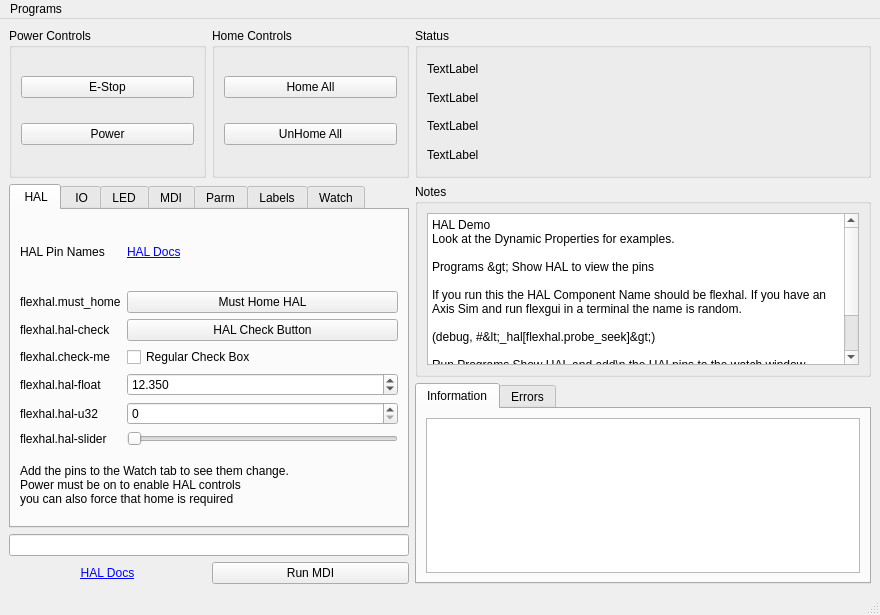
<?xml version="1.0" encoding="UTF-8"?>
<ui version="4.0">
 <class>MainWindow</class>
 <widget class="QMainWindow" name="MainWindow">
  <property name="geometry">
   <rect>
    <x>0</x>
    <y>0</y>
    <width>880</width>
    <height>615</height>
   </rect>
  </property>
  <property name="windowTitle">
   <string>MainWindow</string>
  </property>
  <property name="seconds" stdset="0">
   <string>time.1.seconds</string>
  </property>
  <widget class="QWidget" name="centralwidget">
   <layout class="QGridLayout" name="gridLayout_5">
    <item row="1" column="2" colspan="3">
     <widget class="QGroupBox" name="groupBox_4">
      <property name="title">
       <string>Notes</string>
      </property>
      <layout class="QGridLayout" name="gridLayout_4">
       <item row="0" column="0">
        <widget class="QPlainTextEdit" name="plainTextEdit">
         <property name="plainText">
          <string>HAL Demo
Look at the Dynamic Properties for examples.

Programs &gt; Show HAL to view the pins

If you run this the HAL Component Name should be flexhal. If you have an Axis Sim and run flexgui in a terminal the name is random.

(debug, #&lt;_hal[flexhal.probe_seek]&gt;)

Run Programs Show HAL and add\n the HALpins to the watch window
in the HAL command box you can use setp
 to change a value and see the object
change in the GUI</string>
         </property>
        </widget>
       </item>
      </layout>
     </widget>
    </item>
    <item row="0" column="0">
     <widget class="QGroupBox" name="groupBox">
      <property name="minimumSize">
       <size>
        <width>0</width>
        <height>150</height>
       </size>
      </property>
      <property name="title">
       <string>Power Controls</string>
      </property>
      <layout class="QGridLayout" name="gridLayout">
       <item row="0" column="0">
        <widget class="QPushButton" name="estop_pb">
         <property name="text">
          <string>E-Stop</string>
         </property>
        </widget>
       </item>
       <item row="1" column="0">
        <widget class="QPushButton" name="power_pb">
         <property name="text">
          <string>Power</string>
         </property>
         <property name="led_indicator" stdset="0">
          <bool>true</bool>
         </property>
        </widget>
       </item>
      </layout>
     </widget>
    </item>
    <item row="0" column="2" colspan="3">
     <widget class="QGroupBox" name="groupBox_5">
      <property name="minimumSize">
       <size>
        <width>0</width>
        <height>0</height>
       </size>
      </property>
      <property name="title">
       <string>Status</string>
      </property>
      <layout class="QGridLayout" name="gridLayout_6">
       <item row="1" column="0">
        <widget class="QLabel" name="task_state_lb">
         <property name="text">
          <string>TextLabel</string>
         </property>
        </widget>
       </item>
       <item row="3" column="0">
        <widget class="QLabel" name="motion_mode_lb">
         <property name="text">
          <string>TextLabel</string>
         </property>
        </widget>
       </item>
       <item row="2" column="0">
        <widget class="QLabel" name="task_mode_lb">
         <property name="text">
          <string>TextLabel</string>
         </property>
        </widget>
       </item>
       <item row="0" column="0">
        <widget class="QLabel" name="interp_state_lb">
         <property name="text">
          <string>TextLabel</string>
         </property>
        </widget>
       </item>
      </layout>
     </widget>
    </item>
    <item row="0" column="1">
     <widget class="QGroupBox" name="groupBox_2">
      <property name="title">
       <string>Home Controls</string>
      </property>
      <layout class="QGridLayout" name="gridLayout_2">
       <item row="0" column="0">
        <widget class="QPushButton" name="home_all_pb">
         <property name="text">
          <string>Home All</string>
         </property>
         <property name="led_indicator" stdset="0">
          <bool>true</bool>
         </property>
         <property name="led_shape" stdset="0">
          <string>square</string>
         </property>
        </widget>
       </item>
       <item row="1" column="0">
        <widget class="QPushButton" name="unhome_all_pb">
         <property name="text">
          <string>UnHome All</string>
         </property>
        </widget>
       </item>
      </layout>
     </widget>
    </item>
    <item row="3" column="0" colspan="2">
     <widget class="QLineEdit" name="mdi_command_le"/>
    </item>
    <item row="4" column="1">
     <widget class="QPushButton" name="run_mdi_pb">
      <property name="text">
       <string>Run MDI</string>
      </property>
     </widget>
    </item>
    <item row="2" column="2" rowspan="3" colspan="3">
     <widget class="QTabWidget" name="tabWidget_6">
      <property name="currentIndex">
       <number>0</number>
      </property>
      <widget class="QWidget" name="page1">
       <attribute name="title">
        <string>Information</string>
       </attribute>
       <layout class="QVBoxLayout" name="verticalLayout">
        <item>
         <widget class="QPlainTextEdit" name="info_pte"/>
        </item>
       </layout>
      </widget>
      <widget class="QWidget" name="tab">
       <attribute name="title">
        <string>Errors</string>
       </attribute>
       <layout class="QVBoxLayout" name="verticalLayout_2">
        <item>
         <widget class="QPlainTextEdit" name="errors_pte"/>
        </item>
       </layout>
      </widget>
     </widget>
    </item>
    <item row="1" column="0" rowspan="2" colspan="2">
     <widget class="QTabWidget" name="tabWidget_3">
      <property name="minimumSize">
       <size>
        <width>400</width>
        <height>0</height>
       </size>
      </property>
      <property name="currentIndex">
       <number>0</number>
      </property>
      <property name="function" stdset="0">
       <string>hal_watch_time_hm</string>
      </property>
      <property name="hours" stdset="0">
       <string>time.0.hours</string>
      </property>
      <property name="minutes" stdset="0">
       <string>time.0.minutes</string>
      </property>
      <widget class="QWidget" name="tabWidget_3Page1">
       <attribute name="title">
        <string> HAL</string>
       </attribute>
       <layout class="QGridLayout" name="gridLayout_3">
        <item row="3" column="1">
         <widget class="QCheckBox" name="checkBox">
          <property name="text">
           <string>Regular Check Box</string>
          </property>
          <property name="function" stdset="0">
           <string>hal_pin</string>
          </property>
          <property name="pin_name" stdset="0">
           <string>check-me</string>
          </property>
         </widget>
        </item>
        <item row="3" column="0">
         <widget class="QLabel" name="label_4">
          <property name="text">
           <string>flexhal.check-me</string>
          </property>
         </widget>
        </item>
        <item row="2" column="0">
         <widget class="QLabel" name="label_3">
          <property name="text">
           <string>flexhal.hal-check</string>
          </property>
         </widget>
        </item>
        <item row="6" column="1">
         <widget class="QSpinBox" name="hal_seek_sb">
          <property name="maximum">
           <number>1000</number>
          </property>
          <property name="function" stdset="0">
           <string>hal_pin</string>
          </property>
          <property name="pin_name" stdset="0">
           <string>hal-u32</string>
          </property>
          <property name="hal_type" stdset="0">
           <string>HAL_U32</string>
          </property>
          <property name="hal_dir" stdset="0">
           <string>HAL_OUT</string>
          </property>
          <property name="required" stdset="0">
           <string>homed</string>
          </property>
         </widget>
        </item>
        <item row="4" column="0">
         <widget class="QLabel" name="label_5">
          <property name="text">
           <string>flexhal.hal-float</string>
          </property>
         </widget>
        </item>
        <item row="1" column="0">
         <widget class="QLabel" name="label_2">
          <property name="text">
           <string>flexhal.must_home</string>
          </property>
         </widget>
        </item>
        <item row="4" column="1">
         <widget class="QDoubleSpinBox" name="halfload">
          <property name="decimals">
           <number>3</number>
          </property>
          <property name="value">
           <double>12.350000000000000</double>
          </property>
          <property name="function" stdset="0">
           <string>hal_pin</string>
          </property>
          <property name="pin_name" stdset="0">
           <string>hal-float</string>
          </property>
          <property name="hal_type" stdset="0">
           <string>HAL_FLOAT</string>
          </property>
          <property name="hal_dir" stdset="0">
           <string>HAL_OUT</string>
          </property>
         </widget>
        </item>
        <item row="2" column="1">
         <widget class="QPushButton" name="pushButton_5">
          <property name="text">
           <string>HAL Check Button</string>
          </property>
          <property name="checkable">
           <bool>true</bool>
          </property>
          <property name="function" stdset="0">
           <string>hal_pin</string>
          </property>
          <property name="pin_name" stdset="0">
           <string>hal-check</string>
          </property>
         </widget>
        </item>
        <item row="7" column="0">
         <widget class="QLabel" name="label_8">
          <property name="text">
           <string>flexhal.hal-slider</string>
          </property>
         </widget>
        </item>
        <item row="1" column="1">
         <widget class="QPushButton" name="must_home_btn">
          <property name="text">
           <string>Must Home HAL</string>
          </property>
          <property name="function" stdset="0">
           <string>hal_pin</string>
          </property>
          <property name="pin_name" stdset="0">
           <string>must_home</string>
          </property>
          <property name="all_homed" stdset="0">
           <bool>true</bool>
          </property>
         </widget>
        </item>
        <item row="6" column="0">
         <widget class="QLabel" name="label_6">
          <property name="text">
           <string>flexhal.hal-u32</string>
          </property>
         </widget>
        </item>
        <item row="0" column="0">
         <widget class="QLabel" name="label_19">
          <property name="text">
           <string>HAL Pin Names</string>
          </property>
         </widget>
        </item>
        <item row="7" column="1">
         <widget class="QSlider" name="halslide">
          <property name="orientation">
           <enum>Qt::Horizontal</enum>
          </property>
          <property name="function" stdset="0">
           <string>hal_pin</string>
          </property>
          <property name="pin_name" stdset="0">
           <string>hal-slider</string>
          </property>
          <property name="hal_type" stdset="0">
           <string>HAL_S32</string>
          </property>
         </widget>
        </item>
        <item row="8" column="0" colspan="2">
         <widget class="QLabel" name="label_21">
          <property name="text">
           <string>Add the pins to the Watch tab to see them change.
Power must be on to enable HAL controls
you can also force that home is required</string>
          </property>
         </widget>
        </item>
        <item row="0" column="1">
         <widget class="QLabel" name="label_22">
          <property name="text">
           <string>&lt;a href=&quot;https://gnipsel.com/linuxcnc/flexgui/hal.html&quot;&gt;HAL Docs&lt;/a&gt;</string>
          </property>
          <property name="openExternalLinks">
           <bool>true</bool>
          </property>
         </widget>
        </item>
       </layout>
      </widget>
      <widget class="QWidget" name="tab_2">
       <attribute name="title">
        <string> IO</string>
       </attribute>
       <layout class="QGridLayout" name="gridLayout_7">
        <item row="0" column="1">
         <widget class="QPushButton" name="pushButton_3">
          <property name="text">
           <string>HAL I/O Button</string>
          </property>
          <property name="checkable">
           <bool>true</bool>
          </property>
          <property name="function" stdset="0">
           <string>hal_io</string>
          </property>
          <property name="pin_name" stdset="0">
           <string>hal-io-btn</string>
          </property>
         </widget>
        </item>
        <item row="3" column="1">
         <widget class="QSpinBox" name="spinBox_2">
          <property name="minimum">
           <number>-99</number>
          </property>
          <property name="function" stdset="0">
           <string>hal_io</string>
          </property>
          <property name="pin_name" stdset="0">
           <string>hal-io-s32-sb</string>
          </property>
          <property name="hal_type" stdset="0">
           <string>HAL_S32</string>
          </property>
         </widget>
        </item>
        <item row="0" column="0">
         <widget class="QLabel" name="label_20">
          <property name="text">
           <string>HAL Pin Name</string>
          </property>
         </widget>
        </item>
        <item row="4" column="1">
         <widget class="QSpinBox" name="spinBox_3">
          <property name="function" stdset="0">
           <string>hal_io</string>
          </property>
          <property name="pin_name" stdset="0">
           <string>hal-io-u32-sb</string>
          </property>
          <property name="hal_type" stdset="0">
           <string>HAL_U32</string>
          </property>
         </widget>
        </item>
        <item row="5" column="0">
         <widget class="QLabel" name="label_24">
          <property name="text">
           <string>flexhal.hal-io-slider</string>
          </property>
         </widget>
        </item>
        <item row="1" column="0">
         <widget class="QLabel" name="label_10">
          <property name="text">
           <string>flexhal.hal-io-cb</string>
          </property>
         </widget>
        </item>
        <item row="2" column="0">
         <widget class="QLabel" name="label_11">
          <property name="text">
           <string>flexhal.hal-io-dsb</string>
          </property>
         </widget>
        </item>
        <item row="5" column="1">
         <widget class="QSlider" name="horizontalSlider">
          <property name="orientation">
           <enum>Qt::Horizontal</enum>
          </property>
          <property name="function" stdset="0">
           <string>hal_io</string>
          </property>
          <property name="pin_name" stdset="0">
           <string>hal-io-slider</string>
          </property>
          <property name="hal_type" stdset="0">
           <string>HAL_UINT</string>
          </property>
         </widget>
        </item>
        <item row="4" column="0">
         <widget class="QLabel" name="label_13">
          <property name="text">
           <string>flexhal.hal-io-u32-sb</string>
          </property>
         </widget>
        </item>
        <item row="1" column="1">
         <widget class="QCheckBox" name="checkBox_2">
          <property name="text">
           <string>I/O Check Box</string>
          </property>
          <property name="function" stdset="0">
           <string>hal_io</string>
          </property>
          <property name="pin_name" stdset="0">
           <string>hal-io-cb</string>
          </property>
         </widget>
        </item>
        <item row="3" column="0">
         <widget class="QLabel" name="label_12">
          <property name="text">
           <string>flexhal.hal-io-s32-sb</string>
          </property>
         </widget>
        </item>
        <item row="2" column="1">
         <widget class="QDoubleSpinBox" name="doubleSpinBox">
          <property name="singleStep">
           <double>0.100000000000000</double>
          </property>
          <property name="function" stdset="0">
           <string>hal_io</string>
          </property>
          <property name="pin_name" stdset="0">
           <string>hal-io-dsb</string>
          </property>
          <property name="hal_type" stdset="0">
           <string>HAL_FLOAT</string>
          </property>
         </widget>
        </item>
        <item row="6" column="0" colspan="2">
         <layout class="QHBoxLayout" name="horizontalLayout">
          <item>
           <widget class="QRadioButton" name="radioButton_2">
            <property name="text">
             <string>HAL I/O RB</string>
            </property>
            <property name="function" stdset="0">
             <string>hal_io</string>
            </property>
            <property name="pin_name" stdset="0">
             <string>hal-io-rb-1</string>
            </property>
           </widget>
          </item>
          <item>
           <widget class="QRadioButton" name="radioButton">
            <property name="text">
             <string>HAL I/O RB</string>
            </property>
            <property name="function" stdset="0">
             <string>hal_io</string>
            </property>
            <property name="pin_name" stdset="0">
             <string>hal-io-rb-2</string>
            </property>
           </widget>
          </item>
         </layout>
        </item>
       </layout>
      </widget>
      <widget class="QWidget" name="tab_5">
       <attribute name="title">
        <string>LED</string>
       </attribute>
       <layout class="QGridLayout" name="gridLayout_10">
        <item row="2" column="1">
         <widget class="QLCDNumber" name="lcdNumber">
          <property name="mode">
           <enum>QLCDNumber::Dec</enum>
          </property>
          <property name="function" stdset="0">
           <string>hal_pin</string>
          </property>
          <property name="hal_type" stdset="0">
           <string>HAL_FLOAT</string>
          </property>
          <property name="pin_name" stdset="0">
           <string>hal-lcd</string>
          </property>
         </widget>
        </item>
        <item row="2" column="0">
         <widget class="QLabel" name="label_32">
          <property name="text">
           <string/>
          </property>
          <property name="hal_led" stdset="0">
           <bool>true</bool>
          </property>
          <property name="function" stdset="0">
           <string>hal_led</string>
          </property>
          <property name="pin_name" stdset="0">
           <string>dbl-led</string>
          </property>
          <property name="led_shape" stdset="0">
           <string>square</string>
          </property>
         </widget>
        </item>
        <item row="1" column="0">
         <widget class="QPushButton" name="pushButton">
          <property name="text">
           <string>PushButton</string>
          </property>
          <property name="function" stdset="0">
           <string>hal_led_button</string>
          </property>
          <property name="pin_name" stdset="0">
           <string>hal-led-btn</string>
          </property>
          <property name="led_shape" stdset="0">
           <string>square</string>
          </property>
         </widget>
        </item>
        <item row="0" column="0" colspan="2">
         <widget class="QLabel" name="label_25">
          <property name="sizePolicy">
           <sizepolicy hsizetype="Preferred" vsizetype="Preferred">
            <horstretch>0</horstretch>
            <verstretch>0</verstretch>
           </sizepolicy>
          </property>
          <property name="frameShape">
           <enum>QFrame::Box</enum>
          </property>
          <property name="text">
           <string/>
          </property>
          <property name="hal_led" stdset="0">
           <bool>true</bool>
          </property>
          <property name="function" stdset="0">
           <string>hal_led</string>
          </property>
          <property name="pin_name" stdset="0">
           <string>led-1</string>
          </property>
          <property name="hal_type" stdset="0">
           <string>HAL_BIT</string>
          </property>
          <property name="hal_dir" stdset="0">
           <string>HAL_IN</string>
          </property>
          <property name="led_shape" stdset="0">
           <string>square</string>
          </property>
         </widget>
        </item>
       </layout>
      </widget>
      <widget class="QWidget" name="tab_4">
       <attribute name="title">
        <string>MDI</string>
       </attribute>
       <layout class="QGridLayout" name="gridLayout_9">
        <item row="0" column="0">
         <widget class="QLabel" name="label">
          <property name="text">
           <string>MDI Homed Required</string>
          </property>
         </widget>
        </item>
        <item row="0" column="1">
         <widget class="QPushButton" name="pushButton_6">
          <property name="text">
           <string>MDI Button</string>
          </property>
          <property name="function" stdset="0">
           <string>mdi</string>
          </property>
          <property name="command" stdset="0">
           <string>(msg, MDI pressed)</string>
          </property>
         </widget>
        </item>
        <item row="1" column="0" colspan="2">
         <widget class="QLabel" name="label_18">
          <property name="text">
           <string>This will execute a short MDI command.
Note: MDI buttons are disabled until all
 axes are homed</string>
          </property>
         </widget>
        </item>
       </layout>
      </widget>
      <widget class="QWidget" name="tab_3">
       <attribute name="title">
        <string>Parm</string>
       </attribute>
       <layout class="QGridLayout" name="gridLayout_8">
        <item row="0" column="0">
         <widget class="QLabel" name="label_14">
          <property name="text">
           <string>Parameter Variable 1000</string>
          </property>
         </widget>
        </item>
        <item row="1" column="0">
         <widget class="QLabel" name="label_15">
          <property name="text">
           <string>Parameter Variable 1001</string>
          </property>
         </widget>
        </item>
        <item row="2" column="0">
         <widget class="QLabel" name="label_16">
          <property name="text">
           <string>Parameter Variable 1002</string>
          </property>
         </widget>
        </item>
        <item row="0" column="1">
         <widget class="QDoubleSpinBox" name="doubleSpinBox_2">
          <property name="function" stdset="0">
           <string>set_var</string>
          </property>
          <property name="variable" stdset="0">
           <string>1000</string>
          </property>
         </widget>
        </item>
        <item row="1" column="1">
         <widget class="QDoubleSpinBox" name="doubleSpinBox_3">
          <property name="function" stdset="0">
           <string>set_var</string>
          </property>
          <property name="variable" stdset="0">
           <string>1001</string>
          </property>
         </widget>
        </item>
        <item row="2" column="1">
         <widget class="QDoubleSpinBox" name="doubleSpinBox_4">
          <property name="function" stdset="0">
           <string>set_var</string>
          </property>
          <property name="variable" stdset="0">
           <string>1002</string>
          </property>
         </widget>
        </item>
        <item row="3" column="0" colspan="2">
         <widget class="QLabel" name="label_17">
          <property name="text">
           <string>If you open the parameters.var file you can
see that when you change the values in the
double spin boxes the file updates
after 1/2 second</string>
          </property>
         </widget>
        </item>
       </layout>
      </widget>
      <widget class="QWidget" name="tab_6">
       <attribute name="title">
        <string>Labels</string>
       </attribute>
       <layout class="QGridLayout" name="gridLayout_11">
        <item row="1" column="1">
         <widget class="QLabel" name="label_29">
          <property name="text">
           <string>TextLabel</string>
          </property>
          <property name="alignment">
           <set>Qt::AlignCenter</set>
          </property>
          <property name="function" stdset="0">
           <string>hal_pin</string>
          </property>
          <property name="pin_name" stdset="0">
           <string>hal-s32-lb</string>
          </property>
          <property name="hal_type" stdset="0">
           <string>HAL_S32</string>
          </property>
         </widget>
        </item>
        <item row="5" column="1">
         <widget class="QLabel" name="label_41">
          <property name="text">
           <string>TextLabel</string>
          </property>
          <property name="alignment">
           <set>Qt::AlignCenter</set>
          </property>
          <property name="function" stdset="0">
           <string>hal_avr_i</string>
          </property>
          <property name="pin_name" stdset="0">
           <string>hal-avr-s32-lb</string>
          </property>
          <property name="hal_type" stdset="0">
           <string>HAL_S32</string>
          </property>
         </widget>
        </item>
        <item row="2" column="0">
         <widget class="QLabel" name="label_30">
          <property name="text">
           <string>HAL U32</string>
          </property>
          <property name="alignment">
           <set>Qt::AlignCenter</set>
          </property>
         </widget>
        </item>
        <item row="1" column="0">
         <widget class="QLabel" name="label_28">
          <property name="text">
           <string>HAL S32</string>
          </property>
          <property name="alignment">
           <set>Qt::AlignCenter</set>
          </property>
         </widget>
        </item>
        <item row="4" column="1">
         <widget class="QLabel" name="label_40">
          <property name="text">
           <string>TextLabel</string>
          </property>
          <property name="alignment">
           <set>Qt::AlignCenter</set>
          </property>
          <property name="function" stdset="0">
           <string>hal_avr_f</string>
          </property>
          <property name="pin_name" stdset="0">
           <string>hal-avr-float-lb</string>
          </property>
         </widget>
        </item>
        <item row="4" column="0">
         <widget class="QLabel" name="label_37">
          <property name="text">
           <string>HAL Average Float</string>
          </property>
          <property name="alignment">
           <set>Qt::AlignCenter</set>
          </property>
         </widget>
        </item>
        <item row="0" column="1">
         <widget class="QLabel" name="label_27">
          <property name="text">
           <string>TextLabel</string>
          </property>
          <property name="alignment">
           <set>Qt::AlignCenter</set>
          </property>
          <property name="function" stdset="0">
           <string>hal_pin</string>
          </property>
          <property name="pin_name" stdset="0">
           <string>hal-float-lb</string>
          </property>
          <property name="hal_type" stdset="0">
           <string>HAL_FLOAT</string>
          </property>
         </widget>
        </item>
        <item row="5" column="0">
         <widget class="QLabel" name="label_39">
          <property name="text">
           <string>HAL Average S32 Integer</string>
          </property>
          <property name="alignment">
           <set>Qt::AlignCenter</set>
          </property>
         </widget>
        </item>
        <item row="3" column="1">
         <widget class="QLabel" name="label_34">
          <property name="text">
           <string>TextLabel</string>
          </property>
          <property name="alignment">
           <set>Qt::AlignCenter</set>
          </property>
          <property name="function" stdset="0">
           <string>hal_pin</string>
          </property>
          <property name="pin_name" stdset="0">
           <string>hal-bool-lb</string>
          </property>
          <property name="hal_type" stdset="0">
           <string>HAL_BIT</string>
          </property>
          <property name="true_text" stdset="0">
           <string>On</string>
          </property>
          <property name="false_text" stdset="0">
           <string>Off</string>
          </property>
         </widget>
        </item>
        <item row="2" column="1">
         <widget class="QLabel" name="label_31">
          <property name="text">
           <string>TextLabel</string>
          </property>
          <property name="alignment">
           <set>Qt::AlignCenter</set>
          </property>
          <property name="function" stdset="0">
           <string>hal_pin</string>
          </property>
          <property name="pin_name" stdset="0">
           <string>hal-u32-lb</string>
          </property>
          <property name="hal_type" stdset="0">
           <string>HAL_U32</string>
          </property>
         </widget>
        </item>
        <item row="8" column="0">
         <widget class="QLabel" name="label_35">
          <property name="text">
           <string>TextLabel</string>
          </property>
          <property name="alignment">
           <set>Qt::AlignCenter</set>
          </property>
         </widget>
        </item>
        <item row="7" column="0">
         <widget class="QLabel" name="label_38">
          <property name="text">
           <string>HAL Multi-State</string>
          </property>
          <property name="alignment">
           <set>Qt::AlignCenter</set>
          </property>
         </widget>
        </item>
        <item row="8" column="1">
         <widget class="QLCDNumber" name="lcdNumber_2"/>
        </item>
        <item row="3" column="0">
         <widget class="QLabel" name="label_33">
          <property name="text">
           <string>HAL Bool</string>
          </property>
          <property name="alignment">
           <set>Qt::AlignCenter</set>
          </property>
         </widget>
        </item>
        <item row="0" column="0">
         <widget class="QLabel" name="label_26">
          <property name="text">
           <string>HAL Float</string>
          </property>
          <property name="alignment">
           <set>Qt::AlignCenter</set>
          </property>
         </widget>
        </item>
        <item row="7" column="1">
         <widget class="QLabel" name="label_42">
          <property name="text">
           <string>TextLabel</string>
          </property>
          <property name="alignment">
           <set>Qt::AlignCenter</set>
          </property>
          <property name="function" stdset="0">
           <string>hal_msl</string>
          </property>
          <property name="pin_name" stdset="0">
           <string>hal-msl-lb</string>
          </property>
          <property name="text_0" stdset="0">
           <string>Text 0</string>
          </property>
          <property name="text_5" stdset="0">
           <string>Text 5</string>
          </property>
          <property name="text_10" stdset="0">
           <string>Text 10</string>
          </property>
         </widget>
        </item>
        <item row="6" column="0">
         <widget class="QLabel" name="label_43">
          <property name="text">
           <string>HAL Average U32 Integer</string>
          </property>
          <property name="alignment">
           <set>Qt::AlignCenter</set>
          </property>
         </widget>
        </item>
        <item row="6" column="1">
         <widget class="QLabel" name="label_44">
          <property name="text">
           <string>TextLabel</string>
          </property>
          <property name="alignment">
           <set>Qt::AlignCenter</set>
          </property>
          <property name="function" stdset="0">
           <string>hal_avr_i</string>
          </property>
          <property name="pin_name" stdset="0">
           <string>hal-avr-u32-lb</string>
          </property>
          <property name="hal_type" stdset="0">
           <string>HAL_U32</string>
          </property>
         </widget>
        </item>
       </layout>
      </widget>
      <widget class="QWidget" name="tab_8">
       <attribute name="title">
        <string>Watch</string>
       </attribute>
       <layout class="QGridLayout" name="gridLayout_12">
        <item row="3" column="2">
         <widget class="QLabel" name="label_46">
          <property name="text">
           <string>Watch Time H:M</string>
          </property>
          <property name="alignment">
           <set>Qt::AlignCenter</set>
          </property>
         </widget>
        </item>
        <item row="4" column="0">
         <widget class="QPushButton" name="pushButton_4">
          <property name="text">
           <string>Start</string>
          </property>
          <property name="checkable">
           <bool>true</bool>
          </property>
          <property name="function" stdset="0">
           <string>hal_pin</string>
          </property>
          <property name="pin_name" stdset="0">
           <string>start-hms-timer</string>
          </property>
         </widget>
        </item>
        <item row="0" column="2">
         <widget class="QLabel" name="label_7">
          <property name="text">
           <string>Watch Bit</string>
          </property>
          <property name="alignment">
           <set>Qt::AlignCenter</set>
          </property>
         </widget>
        </item>
        <item row="2" column="2">
         <widget class="QLabel" name="label_45">
          <property name="text">
           <string>Watch Float</string>
          </property>
          <property name="alignment">
           <set>Qt::AlignCenter</set>
          </property>
         </widget>
        </item>
        <item row="3" column="3">
         <widget class="QLabel" name="label_50">
          <property name="text">
           <string>TextLabel</string>
          </property>
          <property name="alignment">
           <set>Qt::AlignCenter</set>
          </property>
          <property name="function" stdset="0">
           <string>hal_watch_time_hm</string>
          </property>
          <property name="hours" stdset="0">
           <string>time.0.hours</string>
          </property>
          <property name="minutes" stdset="0">
           <string>time.0.minutes</string>
          </property>
         </widget>
        </item>
        <item row="0" column="3">
         <widget class="QLabel" name="label_47">
          <property name="text">
           <string>TextLabel</string>
          </property>
          <property name="alignment">
           <set>Qt::AlignCenter</set>
          </property>
          <property name="function" stdset="0">
           <string>hal_watch_bit</string>
          </property>
          <property name="pin_name" stdset="0">
           <string>iocontrol.0.coolant-flood</string>
          </property>
         </widget>
        </item>
        <item row="2" column="3">
         <widget class="QLabel" name="label_49">
          <property name="text">
           <string>TextLabel</string>
          </property>
          <property name="alignment">
           <set>Qt::AlignCenter</set>
          </property>
          <property name="function" stdset="0">
           <string>hal_watch_float</string>
          </property>
          <property name="pin_name" stdset="0">
           <string>joint.0.motor-pos-cmd</string>
          </property>
         </widget>
        </item>
        <item row="1" column="2">
         <widget class="QLabel" name="label_36">
          <property name="text">
           <string>Watch Integer</string>
          </property>
          <property name="alignment">
           <set>Qt::AlignCenter</set>
          </property>
         </widget>
        </item>
        <item row="1" column="3">
         <widget class="QLabel" name="label_48">
          <property name="text">
           <string>TextLabel</string>
          </property>
          <property name="alignment">
           <set>Qt::AlignCenter</set>
          </property>
          <property name="function" stdset="0">
           <string>hal_watch_int</string>
          </property>
          <property name="pin_name" stdset="0">
           <string>iocontrol.0.tool-number</string>
          </property>
         </widget>
        </item>
        <item row="3" column="0">
         <widget class="QPushButton" name="pushButton_2">
          <property name="text">
           <string>Start</string>
          </property>
          <property name="checkable">
           <bool>true</bool>
          </property>
          <property name="function" stdset="0">
           <string>hal_pin</string>
          </property>
          <property name="pin_name" stdset="0">
           <string>start-hm-timer</string>
          </property>
         </widget>
        </item>
        <item row="4" column="2">
         <widget class="QLabel" name="label_52">
          <property name="text">
           <string>Watch Time H:M:S</string>
          </property>
          <property name="alignment">
           <set>Qt::AlignCenter</set>
          </property>
         </widget>
        </item>
        <item row="4" column="3">
         <widget class="QLabel" name="label_51">
          <property name="text">
           <string>TextLabel</string>
          </property>
          <property name="alignment">
           <set>Qt::AlignCenter</set>
          </property>
          <property name="function" stdset="0">
           <string>hal_watch_time_hms</string>
          </property>
          <property name="hours" stdset="0">
           <string>time.1.hours</string>
          </property>
          <property name="minutes" stdset="0">
           <string>time.1.minutes</string>
          </property>
          <property name="seconds" stdset="0">
           <string>time.1.seconds</string>
          </property>
         </widget>
        </item>
        <item row="3" column="1">
         <widget class="QPushButton" name="pushButton_7">
          <property name="text">
           <string>Pause</string>
          </property>
          <property name="checkable">
           <bool>true</bool>
          </property>
          <property name="function" stdset="0">
           <string>hal_pin</string>
          </property>
          <property name="pin_name" stdset="0">
           <string>pause-hm-timer</string>
          </property>
         </widget>
        </item>
        <item row="4" column="1">
         <widget class="QPushButton" name="pushButton_8">
          <property name="text">
           <string>Pause</string>
          </property>
          <property name="checkable">
           <bool>true</bool>
          </property>
          <property name="function" stdset="0">
           <string>hal_pin</string>
          </property>
          <property name="pin_name" stdset="0">
           <string>pause-hms-timer</string>
          </property>
         </widget>
        </item>
       </layout>
      </widget>
     </widget>
    </item>
    <item row="4" column="0">
     <widget class="QLabel" name="label_23">
      <property name="text">
       <string>&lt;a href='https://gnipsel.com/linuxcnc/flexgui/hal.html'&gt;HAL Docs&lt;/a&gt;</string>
      </property>
      <property name="alignment">
       <set>Qt::AlignCenter</set>
      </property>
      <property name="openExternalLinks">
       <bool>true</bool>
      </property>
     </widget>
    </item>
   </layout>
  </widget>
  <widget class="QMenuBar" name="menubar">
   <property name="geometry">
    <rect>
     <x>0</x>
     <y>0</y>
     <width>880</width>
     <height>24</height>
    </rect>
   </property>
   <widget class="QMenu" name="menuPrograms">
    <property name="title">
     <string>Programs</string>
    </property>
    <addaction name="actionShow_HAL"/>
   </widget>
   <addaction name="menuPrograms"/>
  </widget>
  <widget class="QStatusBar" name="statusbar"/>
  <action name="actionShow_HAL">
   <property name="text">
    <string>Show HAL</string>
   </property>
  </action>
 </widget>
 <resources/>
 <connections/>
</ui>
